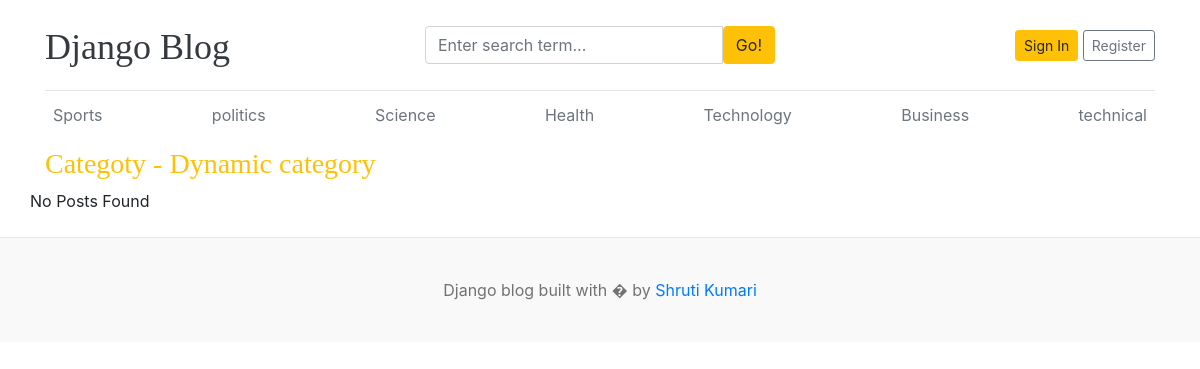
Page /category/1/ on the committed database.
### blogs/models.py (models this page shows, shortened)
class Category(models.Model):
    category_name = models.CharField(max_length=50, unique=True)
    created_at = models.DateTimeField(auto_now_add=True)
    updated_at = models.DateTimeField(auto_now=True)
    class Meta:
        verbose_name = "categories"

### blogs/views.py (the view)
# urls.py: path('<int:category_id>/', views.posts_by_category, name='posts_by_category')
def posts_by_category(request, category_id):
    posts = blog.objects.filter(status='Published', category_id=category_id)
    try:
        category = Category.objects.get(pk=category_id)
    except:
        return redirect('home')
    context = {
        'posts': posts,
        'category': category
    }
    return render(request, 'posts_by_category.html', context)

### blogs/context_processors.py (called while the page is built)
def get_categories(request):
    categories = Category.objects.all()
    return dict(categories=categories)

def get_social_link(request):
    socials = SocialLink.objects.all()
    return dict(socials=socials)

### templates/posts_by_category.html (shortened to what this page needs)
{% extends 'base.html' %}
{% block content %}
      <h3 class="uppercase text-warning">Categoty - Dynamic category</h3>
      <div class="row mb-2">
        {% if posts %} {% for item in posts %}
        <div class="col-md-6">
          <div class="card border-0">
            <div class="card-body">
              <h3><a href="{% url 'blogs' item.slug %}" class="text-dark">{{ item.title }}</a></h3>
              <small class="mb-1 text-muted">
                {{ item.created_at | timesince }} ago| {{ item.author }}</small
              >
              <p class="card-text">
                {{ item.short_description | truncatewords:25}}
              </p>
            </div>
          </div>
        </div>
        {% endfor %} {% else %}
        <p>No Posts Found</p>
        {% endif %}
      </div>
    </div>
{% endblock %}

### templates/base.html (shortened to what this page needs)
{% load static %}
<!doctype html>
<html lang="en">
  <head>
    <link
      href="https://getbootstrap.com/docs/4.0/dist/css/bootstrap.min.css"
      rel="stylesheet" />
    <link href="{% static 'css/blog.css' %}" rel="stylesheet" />
    <link rel="stylesheet" href="https://cdnjs.cloudflare.com/ajax/libs/font-awesome/4.7.0/css/font-awesome.min.css">
  </head>
  <body>
    <div class="container">
      <header class="blog-header py-3">
        <div class="row flex-nowrap justify-content-between align-items-center">
          <div class="col-4 pt-1">
            <a class="blog-header-logo text-dark" href="/">Django Blog</a>
          </div>
          <div class="col-4">
            <form action="{% url 'search' %}" method="GET">
              <div class="input-group">
                <input class="form-control" type="text" name="keyword" value="{{ keyword }}" placeholder="Enter search term..." aria-label="Enter search term..." aria-describedby="button-search" />
                <button type = "submit" class="btn btn-warning" id="button-search" type="button">Go!</button>
              </div>
            </form>
          </div>
          <div class="col-4 d-flex justify-content-end align-items-center">
            {% if not user.is_authenticated %}
            <a class="btn btn-sm btn-warning" href="{% url 'login' %}">Sign In</a> &nbsp;
            <a class="btn btn-sm btn-outline-secondary" href="{% url 'register' %}">Register</a>
            {% else %}
            <span><a href="{% url 'dashboard' %}">Dashboard</a></span>
            &emsp;
            <span><a href = "{% url 'logout' %}"> Logout</a></span>
            {% endif %}
          </div>
        </div>
      </header>
      <div class="nav-scroller py-1 mb-2">
        <nav class="nav d-flex justify-content-between">
          {% for cat in categories %}
          <a class="p-2 text-muted" href="{% url 'posts_by_category' cat.id %}">{{ cat.category_name}}</a>
          {% endfor %}
        </nav>
      </div>
    {% block content %}
    {% endblock %}
    <footer class="blog-footer">
      <p>Django blog built with � by <a href="#">Shruti Kumari</a></p>
    </footer>
  </body>
</html>

### blog_main/static/css/blog.css (style rules this page uses)
.blog-header { border-bottom: 1px solid #e5e5e5; }
.blog-header-logo { font-family: "Playfair Display", Georgia, "Times New Roman", serif; font-size: 2.25rem; }
h1, h2, h3, h4, h5, h6 { font-family: "Playfair Display", Georgia, "Times New Roman", serif; }
.blog-footer { padding: 2.5rem 0; color: #727272; text-align: center; background-color: #f9f9f9; border-top: .05rem solid #e5e5e5; }
.blog-footer p:last-child { margin-bottom: 0; }

### rows in the picture
Category: category_name "Sports"
Category: category_name "politics"
Category: category_name "Science"
Category: category_name "Health"
Category: category_name "Technology"
Category: category_name "Business"
Category: category_name "technical"
